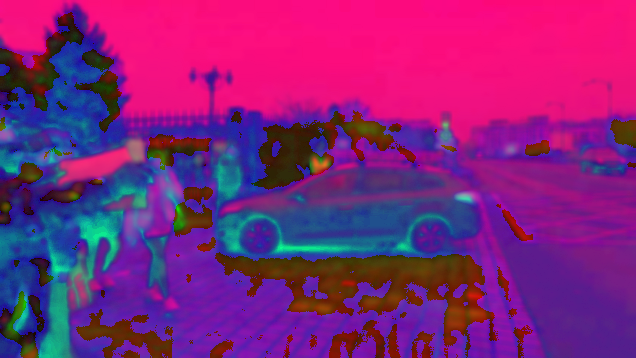

The script that drew this image:
"""
sudo apt install python-pip
pip install --upgrade pip

pip install scipy
pip install numpy
pip install opencv-python
pip install opencv-contrib-python

pip install pytesseract
pip install pafy
pip install matplotlib
pip install scikit-learn
pip install youtube_dl
pip install jupyter
pip install graphviz
pip install sklearn
pip install imutils
"""

from __future__ import division

import sys
import numpy as np
import cv2

print(cv2.__version__)
import json
import os
# import rect
# importing reduce()
from functools import reduce
import time
import imutils

frame_count = 0
video = os.path.expanduser('~/Git/') + "jQU_wiBW6M0Final.mp4";
cap = cv2.VideoCapture(video)
frame_width = int(cap.get(cv2.CAP_PROP_FRAME_WIDTH))
frame_height = int(cap.get(cv2.CAP_PROP_FRAME_HEIGHT))
width = int(cap.get(3))
height = int(cap.get(4))
fps = int(cap.get(5))

# find fps of video file
fps = cap.get(cv2.CAP_PROP_FPS)
spf =  10 / fps
print "Frames per second using cap.get(cv2.CAP_PROP_FPS) : {0}".format(fps)
print "Seconds per frame using 1/fps :", spf

# (*'MJPG') (*'mp42') (*'XVID') (*'X264') (*'H264')
out = cv2.VideoWriter(os.path.expanduser('~/Git/') + str(time.time()).split('.')[0] + 'output999.avi', cv2.VideoWriter_fourcc(*"MJPG"), 30,
                      (frame_width, frame_height), True)

while (cap.isOpened()):
    ret, frame = cap.read()
    frame_count = frame_count + 1
    frame = cv2.resize(frame, (640, 360))

    # ------------------------------------------

    # if frame_count % 2:
    #    continue

    if ret == False:
        break

    frame = cv2.flip(frame, 1)
    blurred = cv2.GaussianBlur(frame, (5, 5), 5)
    # hsv = cv2.threshold(blurred, 60, 255, cv2.THRESH_BINARY)[1]
    hsv = cv2.cvtColor(blurred, cv2.COLOR_BGR2HSV)

    greenLower = (29, 86, 6)
    greenUpper = (64, 255, 255)

    mask = cv2.inRange(hsv, greenLower, greenUpper)
    mask = cv2.erode(mask, None, iterations=1)
    mask = cv2.dilate(mask, None, iterations=1)

    cnts = cv2.findContours(mask.copy(), cv2.RETR_EXTERNAL, cv2.CHAIN_APPROX_SIMPLE)
    cnts = imutils.grab_contours(cnts)

    # for each contour search polygon rectangle
    for cnt in cnts:
        peri = cv2.arcLength(cnt, True)
        approx = cv2.approxPolyDP(cnt, 0.04 * peri, True)  # 0.05
        # print len(approx)

        if len(approx) == 4:
            target = approx
            (x), (y), (w), (h) = cv2.boundingRect(approx)
            #cv2.rectangle(hsv, (x, y),  int( x + int(w / 4)), int(y + int(h / 4)), (255, 255, 255), 13)
            cv2.imshow('frame', hsv)
            # frame = cv2.cvtColor(hsv, cv2.COLOR_BGR2HSV)
            out.write(hsv)
        # break

    # gray = cv2.resize(gray, (1280, 720))
    hsv = cv2.resize(hsv, (640, 360))
    cv2.imshow('frame', hsv)
    # cv2.merge(frame,gray)
    # cv2.resize(frame, (640, 360))
    # frame = cv2.cvtColor(hsv, cv2.COLOR_GRAY2BGR)
    out.write(hsv)
    if cv2.waitKey(1) & 0xFF == ord('q'):
        break

cap.release()
out.release()
cv2.destroyAllWindows()
